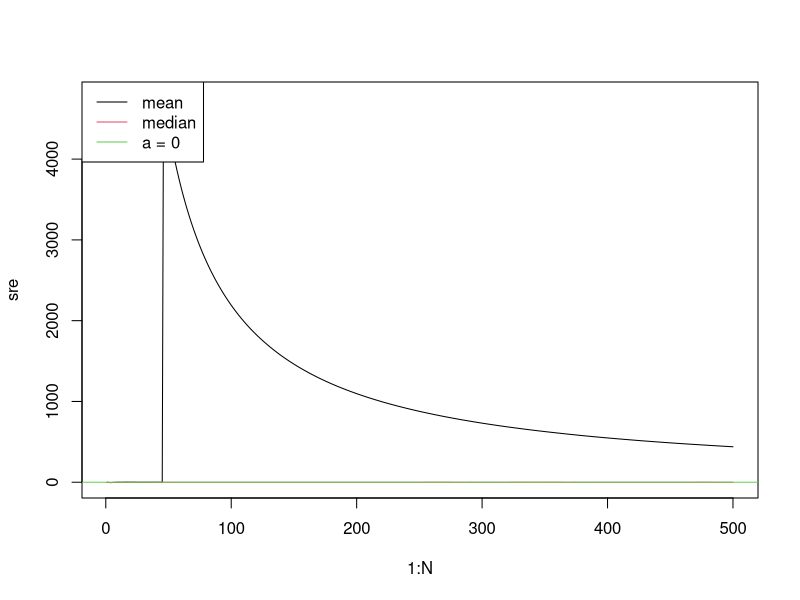
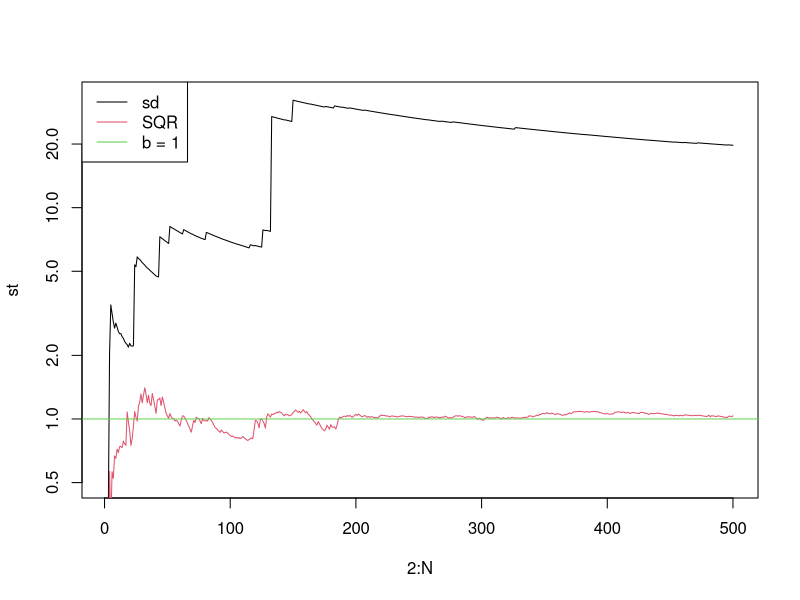
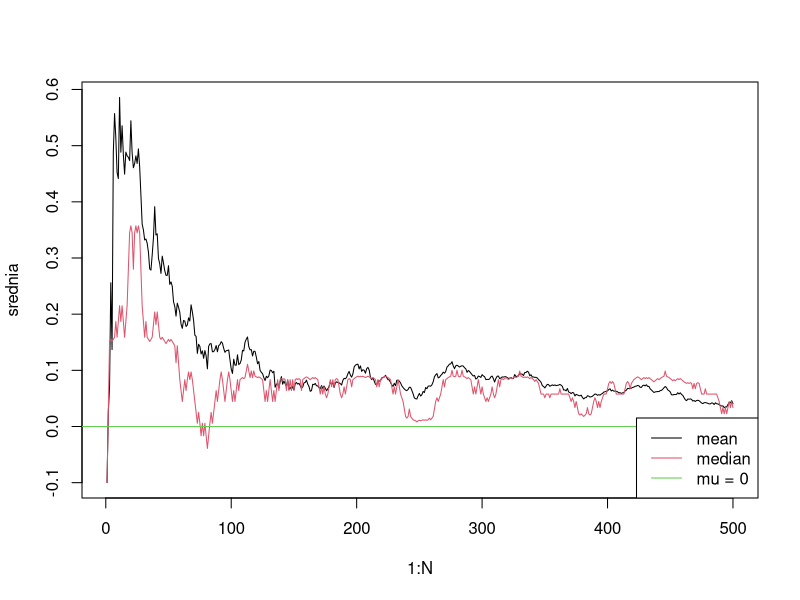
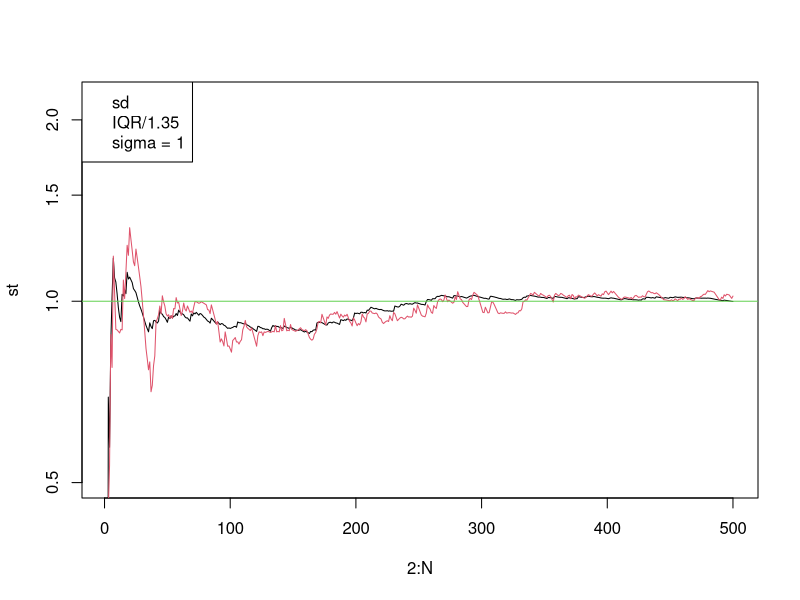

Source code (R) for these figures, in order:
###########################################
###       STATYSTYKA MATEMATYCZNA       ###
###           LABORATORIUM 4            ###
###########################################



# Cel: podstawy wnioskowania statystycznego; ------------------------------
# estymacja punktowa i przedziałowa ---------------------------------------


# Zadanie 2 ---------------------------------------------------------------

# a)

N <- 500
Y <- rcauchy(N)

med <- c()
sre <- c()
for(i in 1:N) {
  med[i] <- median(Y[1:i])
  sre[i] <- mean(Y[1:i])
}

plot(1:N, sre, type = "l", col = 1)
lines(1:N, med, type = "l", col = 2)
abline(h = 0, col = 3)
legend("topleft", c("mean","median", "a = 0"), lty = 1, col = 1:3, text.col = 1)

# b)

N <- 500
Y <- rcauchy(N)

st <- c()
r <- c()
for(i in 2:N){
  st[i-1] <- sd(Y[1:i])
  r[i-1] <- IQR(Y[1:i])/2
}

plot(2:N, st, type = "l", log = 'y', ylim = c(0.5, max(st)+1), col = 1)
lines(2:N, r, lty = 1, col = 2)
abline(h = 1, col = 3)
legend("topleft", c("sd","SQR", "b = 1"), lty = 1, col = 1:3, text.col = 1)


# Zadanie 3 ---------------------------------------------------------------

# a)

N <- 500
Y <- rnorm(N)

srednia <- cumsum(Y)/1:N
plot(1:N, srednia, type = "l")

med <- c()

for(i in 1:N){
  med[i] <- median(Y[1:i])
}

lines(1:N, med, lty = 1, col = 2)
abline(h = 0, col = 3)
legend("bottomright", c("mean", "median", "mu = 0"), lty = 1, col = 1:3)

# b)

N <- 500
Y <- rnorm(N)

st <- c()
r <- c()

for(i in 2:N){
  st[i-1] <- sd(Y[1:i])
  r[i-1] <- IQR(Y[1:i])/1.35
}

plot(2:N, st, type = "l", log = 'y', ylim = c(0.5, max(st)+1))
lines(2:N, r, lty = 1, col = 2)
abline(h = 1, col = 3)
legend("topleft", c("sd", "IQR/1.35", "sigma = 1"))


# Zadanie 4 ---------------------------------------------------------------

n <- 10000
theta <- 1

theta_M <- c()
theta_NW <- c()

for (i in 1:n){
  proba <- runif(20, 0, theta)
  theta_M[i] <- 2*mean(proba)
  theta_NW[i] <- max(proba)
}

b_M <- mean(theta_M)-theta
b_NW <- mean(theta_NW)-theta
mse_M <- sum((theta_M-theta)^2)/n
# lub: var(theta_M)+b_M^2
mse_NW <- sum((theta_NW-theta)^2)/n
# lub: var(theta_NW)+b_NW^2


# Zadanie 5 ---------------------------------------------------------------

N <- 10000
n <- 10
mi <- 9
sigma <- 3
alfa <- 0.05
q <- qt(1 - alfa / 2, n - 1)
k <- 0
for(i in 1:N){
  x <- rnorm(n, mi, sigma)
  m <- mean(x)
  s <- sd(x)
  if( mi >= m - q * s / sqrt(n) & mi <= m + q * s / sqrt(n) ) k <- k + 1
}
paste0(k/N*100, "%")


# Zadanie 6 ---------------------------------------------------------------

n <- 50
m <- 28.4
sigma <- 4.75
alfa <- 0.05
q <- qnorm(1 - alfa / 2)
c(m - q * sigma / sqrt(n), m + q * sigma / sqrt(n))

